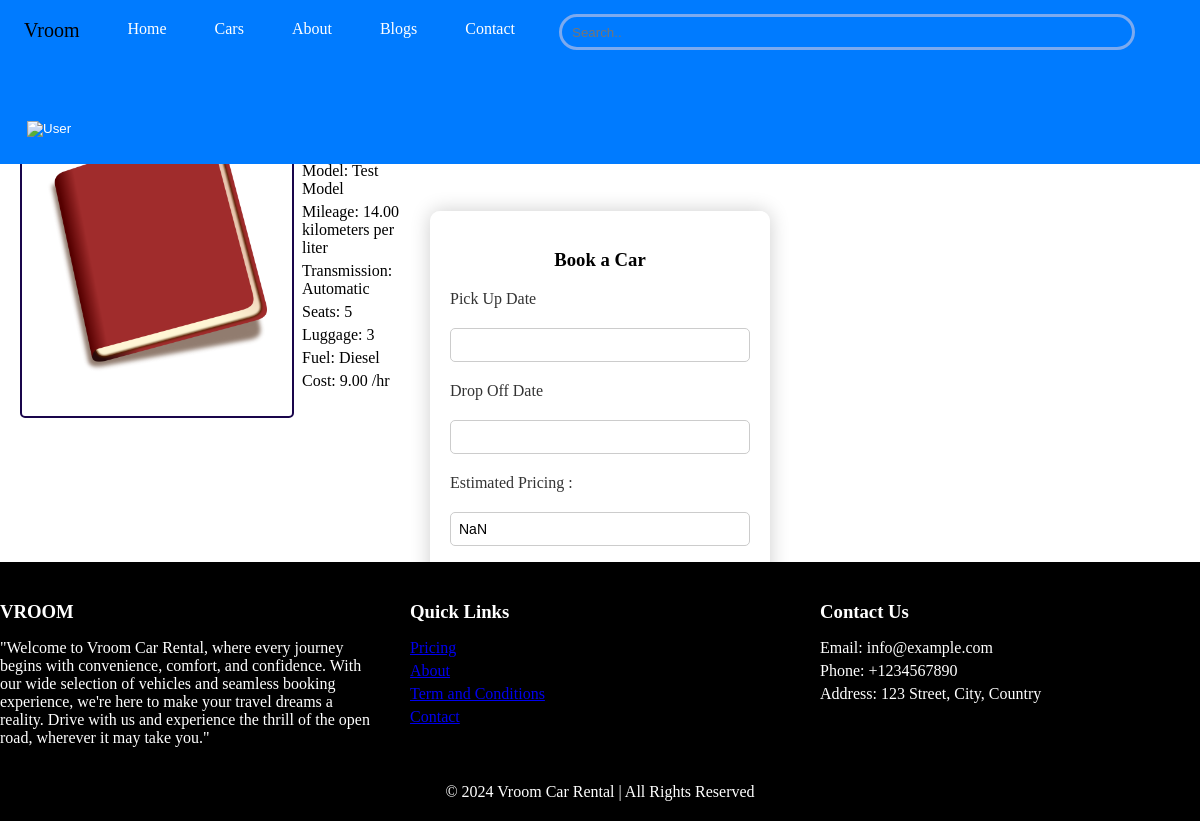
Screenshot of /cars/bookings/4/ (signed in) with the database file from the repository.
### booking/models.py (models this page shows, shortened)
class Car(models.Model):
    AVAILABILITY_CHOICES = [
        ('available', 'Available'),
        ('unavailable', 'Unavailable'),
        ('maintenance', 'Maintenance'),
    ]
    LOCATION_CHOICES = [('Kathmandu','Kathmandu'),('Pokhara','Pokhara')]
    TYPES = [('Sedan','Sedan'),('Sports','Sports'),('SUV','SUV'),('EV','EV'),('MPV','MPV')]
    car_location = models.CharField(max_length=100, choices=LOCATION_CHOICES)
    availability = models.CharField(max_length=20, choices=AVAILABILITY_CHOICES, default='available')
    image = models.ImageField(upload_to='car_images/', blank=True, null=True)
    hourly_rate = models.DecimalField(max_digits=10, decimal_places=2)
    type = models.CharField(max_length=20, choices=TYPES, default='Unknown')
    model = models.CharField(max_length=100)
    mileage = models.DecimalField(max_digits=5, decimal_places=2, default=0.0)
    transmission = models.CharField(max_length=50)
    seats = models.IntegerField(default=0)
    luggage = models.IntegerField(default=0)
    fuel = models.CharField(max_length=50)

### booking/views.py (the view)
# urls.py: path('bookings/<int:car_id>/', book_car, name='bookings'),
@login_required(login_url='login')
def book_car(request, car_id):
    car = get_object_or_404(Car, id=car_id)
    if Booking.objects.filter(user=request.user, car=car).exists():
        return render(request, 'booking.html', {'car': car, 'message': 'You have already booked this car.'})
    if request.method == 'POST':
        form = CarSearchForm(request.POST)
        if form.is_valid():
            pickup_datetime = form.cleaned_data['pickup_datetime']
            dropoff_datetime = form.cleaned_data['dropoff_datetime']
            duration_hours = Decimal((dropoff_datetime - pickup_datetime).total_seconds()) / Decimal(3600)
            total_price = round(duration_hours * car.hourly_rate, 2)
            Booking.objects.create(user=request.user, car=car, status='pending',estimated_price=total_price,drop_off_date=dropoff_datetime,pick_up_date=pickup_datetime)
            return redirect('view_bookings')
    else:
        form = CarSearchForm()
    return render(request, 'booking.html', {'car': car,'form':form})

### booking/forms.py
class CarSearchForm(forms.Form):
    pickup_datetime = forms.DateTimeField(label='Pickup Date and Time')
    dropoff_datetime = forms.DateTimeField(label='Drop-off Date and Time')
    location = forms.ChoiceField(label='Location', choices=[('Kathmandu','Kathmandu'),('Pokhara','Pokhara')], widget=forms.Select)

### templates/booking.html (shortened to what this page needs)
{% extends "base.html" %}
{% load static %}
{% block head %}
    <link rel="stylesheet" href="{% static 'booking.css' %}">
    <link rel="stylesheet" href="{% static 'style.css' %}">
    <link rel="stylesheet" href="{% static 'popup.css' %}">
    <link rel="stylesheet" href="https://cdnjs.cloudflare.com/ajax/libs/font-awesome/6.0.0-beta3/css/all.min.css" />
    <link rel="stylesheet" href="https://cdn.jsdelivr.net/npm/flatpickr/dist/flatpickr.min.css">
{% endblock %}
{% block content %}
    <h1>Booking</h1>
    <div class="content-container">
        {% if car %}
        <div class="car-container">
            <div class="car">
                <img src="{{ car.image.url }}" alt="Car Image">
                <div class="specifications">
                    <h3>Specifications</h3>
                    <ul>
                        <li>Type: {{ car.type }}</li>
                        <li>Model: {{ car.model }}</li>
                        <li>Mileage: {{ car.mileage }} kilometers per liter</li>
                        <li>Transmission: {{ car.transmission }}</li>
                        <li>Seats: {{ car.seats }}</li>
                        <li>Luggage: {{ car.luggage }}</li>
                        <li>Fuel: {{ car.fuel }}</li>
                        <li>Cost: {{ car.hourly_rate }} /hr</li>
                    </ul>
                </div>
            </div>
        </div>
    {% endif %}
    <div class="vertical-container">
      <h3>Book a Car</h3>
      <form method="post" id="carForm">
        <p class="input-label">Pick Up Date</p>
        <input type="text" name="{{ form.pickup_datetime.name }}" required="" id="id_pickup_datetime" class="date-input flatpickr">
        <p class="input-label">Drop Off Date</p>
        <input type="text" name="{{ form.dropoff_datetime.name }}" required="" id="id_dropoff_datetime" class="date-input flatpickr">
        <p class="input-label" >Estimated Pricing : </p>
        <input type="text" readonly id="estimated_price">
        <button type="submit" id="rent-btn">Rent a Car now</button>
      </form>
    </div>
{% endblock %}

### booking/static/booking.css (style rules this page uses)
body { margin: 0; padding: 0; height: 100vh; overflow-y: auto; }
.car { display: flex; align-items: center; }
.car img { width: 200px; height: auto; border-radius: 5px; margin-right: 20px; }
.specifications { flex: 1; }
.specifications h3 { font-size: 18px; margin-bottom: 10px; }
.specifications ul { list-style-type: none; padding: 0; }
.specifications ul li { margin-bottom: 5px; }
.vertical-container { width: 300px; height: 400px; padding: 20px; margin: 20px auto; background-color: rgba(255, 255, 255, 0.8); border-radius: 10px; box-shadow: 0 0 20px rgba(0, 0, 0, 0.2); position: absolute; top: 50%; left: 50%; transform: translate(-50%, -50%); text-align: center; }
.vertical-container p { margin: 10px 0; text-align: left; }
.vertical-container input[type="text"], .vertical-container input[type="datetime-local"], .vertical-container select { width: 100%; padding: 8px; border: 1px solid #ccc; border-radius: 5px; font-size: 14px; margin-bottom: 10px; box-sizing: border-box; }
.input-label { font-size: 16px; margin-bottom: 5px; color: #333; }
.vertical-container button { width: calc(100% - 20px); padding: 10px; margin-top: 30px; border: none; border-radius: 5px; background-color: #007bff; color: white; cursor: pointer; }

### vroom/static/style.css (style rules this page uses)
body { padding: 0; margin: 0; height: 100vh; overflow-y: auto; }
.vertical-container { width: 300px; height: 400px; padding: 20px; margin: 20px auto; background-color: rgba(255, 255, 255, 0.8); border-radius: 10px; box-shadow: 0 0 20px rgba(0, 0, 0, 0.2); position: absolute-innit; top: 50%; left: calc(50% -500px); transform: translate(-50%, -50%); text-align: center; }
.vertical-container p { margin: 10px 0; text-align: left; }
.vertical-container input[type="text"] { width: 100%; padding: 8px; margin-top: 10px; border-radius: 5px; border: 1px solid #ccc; box-sizing: border-box; }
.input-label { font-size: 16px; margin-bottom: 5px; color: #333; }
.date-input { width: 100%; padding: 8px; border: 1px solid #ccc; border-radius: 5px; font-size: 14px; margin-bottom: 10px; box-sizing: border-box; }
button { width: calc(100% -20px); padding: 10px; margin-top: 30px; border: none; border-radius: 5px; background-color: #007bff; color: white; cursor: pointer; }
.car { width: 250px; margin: 20px; padding: 10px; border: 2px solid #19054b; border-radius: 5px; background-color: #fff; }
.car img { width: 100%; border-radius: 5px; }
.car h3 { margin-top: 10px; text-align: center; }

### rows the page displays
Car: image (picture), model "Test Model", mileage "14.00", transmission "Automatic", seats "5", luggage "3", fuel "Diesel", hourly_rate "9.00"
